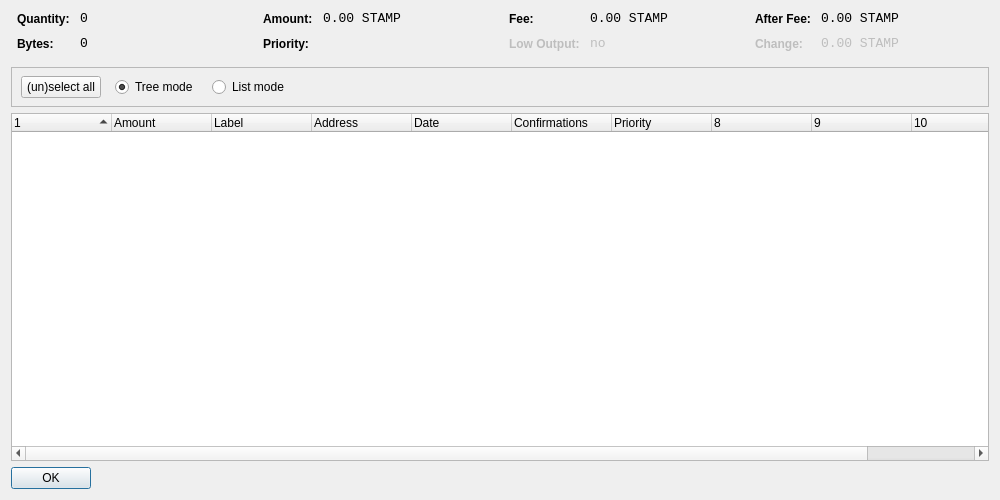
<?xml version="1.0" encoding="UTF-8"?>
<ui version="4.0">
 <class>CoinControlDialog</class>
 <widget class="QDialog" name="CoinControlDialog">
  <property name="geometry">
   <rect>
    <x>0</x>
    <y>0</y>
    <width>1000</width>
    <height>500</height>
   </rect>
  </property>
  <property name="windowTitle">
   <string>Coin Control</string>
  </property>
  <layout class="QVBoxLayout" name="verticalLayout">
   <item>
    <layout class="QHBoxLayout" name="horizontalLayoutTop" stretch="0,0,0,0">
     <property name="topMargin">
      <number>0</number>
     </property>
     <property name="bottomMargin">
      <number>10</number>
     </property>
     <item>
      <layout class="QFormLayout" name="formLayoutCoinControl1">
       <property name="horizontalSpacing">
        <number>10</number>
       </property>
       <property name="verticalSpacing">
        <number>10</number>
       </property>
       <property name="leftMargin">
        <number>6</number>
       </property>
       <property name="rightMargin">
        <number>6</number>
       </property>
       <item row="0" column="0">
        <widget class="QLabel" name="labelCoinControlQuantityText">
         <property name="styleSheet">
          <string notr="true">font-weight:bold;</string>
         </property>
         <property name="text">
          <string>Quantity:</string>
         </property>
        </widget>
       </item>
       <item row="0" column="1">
        <widget class="QLabel" name="labelCoinControlQuantity">
         <property name="font">
          <font>
           <family>Monospace</family>
           <pointsize>10</pointsize>
          </font>
         </property>
         <property name="cursor">
          <cursorShape>IBeamCursor</cursorShape>
         </property>
         <property name="contextMenuPolicy">
          <enum>Qt::ActionsContextMenu</enum>
         </property>
         <property name="text">
          <string notr="true">0</string>
         </property>
         <property name="textInteractionFlags">
          <set>Qt::LinksAccessibleByMouse|Qt::TextSelectableByKeyboard|Qt::TextSelectableByMouse</set>
         </property>
        </widget>
       </item>
       <item row="1" column="0">
        <widget class="QLabel" name="labelCoinControlBytesText">
         <property name="styleSheet">
          <string notr="true">font-weight:bold;</string>
         </property>
         <property name="text">
          <string>Bytes:</string>
         </property>
        </widget>
       </item>
       <item row="1" column="1">
        <widget class="QLabel" name="labelCoinControlBytes">
         <property name="font">
          <font>
           <family>Monospace</family>
           <pointsize>10</pointsize>
          </font>
         </property>
         <property name="cursor">
          <cursorShape>IBeamCursor</cursorShape>
         </property>
         <property name="contextMenuPolicy">
          <enum>Qt::ActionsContextMenu</enum>
         </property>
         <property name="text">
          <string notr="true">0</string>
         </property>
         <property name="textInteractionFlags">
          <set>Qt::LinksAccessibleByMouse|Qt::TextSelectableByKeyboard|Qt::TextSelectableByMouse</set>
         </property>
        </widget>
       </item>
      </layout>
     </item>
     <item>
      <layout class="QFormLayout" name="formLayoutCoinControl2">
       <property name="horizontalSpacing">
        <number>10</number>
       </property>
       <property name="verticalSpacing">
        <number>10</number>
       </property>
       <property name="leftMargin">
        <number>6</number>
       </property>
       <property name="rightMargin">
        <number>6</number>
       </property>
       <item row="0" column="0">
        <widget class="QLabel" name="labelCoinControlAmountText">
         <property name="styleSheet">
          <string notr="true">font-weight:bold;</string>
         </property>
         <property name="text">
          <string>Amount:</string>
         </property>
        </widget>
       </item>
       <item row="0" column="1">
        <widget class="QLabel" name="labelCoinControlAmount">
         <property name="font">
          <font>
           <family>Monospace</family>
           <pointsize>10</pointsize>
          </font>
         </property>
         <property name="cursor">
          <cursorShape>IBeamCursor</cursorShape>
         </property>
         <property name="contextMenuPolicy">
          <enum>Qt::ActionsContextMenu</enum>
         </property>
         <property name="text">
          <string notr="true">0.00 STAMP</string>
         </property>
         <property name="textInteractionFlags">
          <set>Qt::LinksAccessibleByMouse|Qt::TextSelectableByKeyboard|Qt::TextSelectableByMouse</set>
         </property>
        </widget>
       </item>
       <item row="1" column="0">
        <widget class="QLabel" name="labelCoinControlPriorityText">
         <property name="styleSheet">
          <string notr="true">font-weight:bold;</string>
         </property>
         <property name="text">
          <string>Priority:</string>
         </property>
        </widget>
       </item>
       <item row="1" column="1">
        <widget class="QLabel" name="labelCoinControlPriority">
         <property name="font">
          <font>
           <family>Monospace</family>
           <pointsize>10</pointsize>
          </font>
         </property>
         <property name="cursor">
          <cursorShape>IBeamCursor</cursorShape>
         </property>
         <property name="contextMenuPolicy">
          <enum>Qt::ActionsContextMenu</enum>
         </property>
         <property name="text">
          <string/>
         </property>
         <property name="textInteractionFlags">
          <set>Qt::LinksAccessibleByMouse|Qt::TextSelectableByKeyboard|Qt::TextSelectableByMouse</set>
         </property>
        </widget>
       </item>
      </layout>
     </item>
     <item>
      <layout class="QFormLayout" name="formLayoutCoinControl3">
       <property name="horizontalSpacing">
        <number>10</number>
       </property>
       <property name="verticalSpacing">
        <number>10</number>
       </property>
       <property name="leftMargin">
        <number>6</number>
       </property>
       <property name="rightMargin">
        <number>6</number>
       </property>
       <item row="0" column="0">
        <widget class="QLabel" name="labelCoinControlFeeText">
         <property name="styleSheet">
          <string notr="true">font-weight:bold;</string>
         </property>
         <property name="text">
          <string>Fee:</string>
         </property>
        </widget>
       </item>
       <item row="0" column="1">
        <widget class="QLabel" name="labelCoinControlFee">
         <property name="font">
          <font>
           <family>Monospace</family>
           <pointsize>10</pointsize>
          </font>
         </property>
         <property name="cursor">
          <cursorShape>IBeamCursor</cursorShape>
         </property>
         <property name="contextMenuPolicy">
          <enum>Qt::ActionsContextMenu</enum>
         </property>
         <property name="text">
          <string notr="true">0.00 STAMP</string>
         </property>
         <property name="textInteractionFlags">
          <set>Qt::LinksAccessibleByMouse|Qt::TextSelectableByKeyboard|Qt::TextSelectableByMouse</set>
         </property>
        </widget>
       </item>
       <item row="1" column="0">
        <widget class="QLabel" name="labelCoinControlLowOutputText">
         <property name="enabled">
          <bool>false</bool>
         </property>
         <property name="styleSheet">
          <string notr="true">font-weight:bold;</string>
         </property>
         <property name="text">
          <string>Low Output:</string>
         </property>
        </widget>
       </item>
       <item row="1" column="1">
        <widget class="QLabel" name="labelCoinControlLowOutput">
         <property name="enabled">
          <bool>false</bool>
         </property>
         <property name="font">
          <font>
           <family>Monospace</family>
           <pointsize>10</pointsize>
          </font>
         </property>
         <property name="cursor">
          <cursorShape>IBeamCursor</cursorShape>
         </property>
         <property name="contextMenuPolicy">
          <enum>Qt::ActionsContextMenu</enum>
         </property>
         <property name="text">
          <string notr="true">no</string>
         </property>
         <property name="textInteractionFlags">
          <set>Qt::LinksAccessibleByMouse|Qt::TextSelectableByKeyboard|Qt::TextSelectableByMouse</set>
         </property>
        </widget>
       </item>
      </layout>
     </item>
     <item>
      <layout class="QFormLayout" name="formLayoutCoinControl4">
       <property name="horizontalSpacing">
        <number>10</number>
       </property>
       <property name="verticalSpacing">
        <number>10</number>
       </property>
       <property name="leftMargin">
        <number>6</number>
       </property>
       <property name="rightMargin">
        <number>6</number>
       </property>
       <item row="0" column="0">
        <widget class="QLabel" name="labelCoinControlAfterFeeText">
         <property name="styleSheet">
          <string notr="true">font-weight:bold;</string>
         </property>
         <property name="text">
          <string>After Fee:</string>
         </property>
        </widget>
       </item>
       <item row="0" column="1">
        <widget class="QLabel" name="labelCoinControlAfterFee">
         <property name="font">
          <font>
           <family>Monospace</family>
           <pointsize>10</pointsize>
          </font>
         </property>
         <property name="cursor">
          <cursorShape>IBeamCursor</cursorShape>
         </property>
         <property name="contextMenuPolicy">
          <enum>Qt::ActionsContextMenu</enum>
         </property>
         <property name="text">
          <string notr="true">0.00 STAMP</string>
         </property>
         <property name="textInteractionFlags">
          <set>Qt::LinksAccessibleByMouse|Qt::TextSelectableByKeyboard|Qt::TextSelectableByMouse</set>
         </property>
        </widget>
       </item>
       <item row="1" column="0">
        <widget class="QLabel" name="labelCoinControlChangeText">
         <property name="enabled">
          <bool>false</bool>
         </property>
         <property name="styleSheet">
          <string notr="true">font-weight:bold;</string>
         </property>
         <property name="text">
          <string>Change:</string>
         </property>
        </widget>
       </item>
       <item row="1" column="1">
        <widget class="QLabel" name="labelCoinControlChange">
         <property name="enabled">
          <bool>false</bool>
         </property>
         <property name="font">
          <font>
           <family>Monospace</family>
           <pointsize>10</pointsize>
          </font>
         </property>
         <property name="cursor">
          <cursorShape>IBeamCursor</cursorShape>
         </property>
         <property name="contextMenuPolicy">
          <enum>Qt::ActionsContextMenu</enum>
         </property>
         <property name="text">
          <string notr="true">0.00 STAMP</string>
         </property>
         <property name="textInteractionFlags">
          <set>Qt::LinksAccessibleByMouse|Qt::TextSelectableByKeyboard|Qt::TextSelectableByMouse</set>
         </property>
        </widget>
       </item>
      </layout>
     </item>
    </layout>
   </item>
   <item>
    <widget class="QFrame" name="frame">
     <property name="minimumSize">
      <size>
       <width>0</width>
       <height>40</height>
      </size>
     </property>
     <property name="frameShape">
      <enum>QFrame::StyledPanel</enum>
     </property>
     <property name="frameShadow">
      <enum>QFrame::Sunken</enum>
     </property>
     <widget class="QWidget" name="horizontalLayoutWidget">
      <property name="geometry">
       <rect>
        <x>10</x>
        <y>0</y>
        <width>781</width>
        <height>41</height>
       </rect>
      </property>
      <layout class="QHBoxLayout" name="horizontalLayoutPanel" stretch="0,0,0,0,0">
       <property name="spacing">
        <number>14</number>
       </property>
       <item>
        <widget class="QPushButton" name="pushButtonSelectAll">
         <property name="sizePolicy">
          <sizepolicy hsizetype="Maximum" vsizetype="Fixed">
           <horstretch>0</horstretch>
           <verstretch>0</verstretch>
          </sizepolicy>
         </property>
         <property name="text">
          <string>(un)select all</string>
         </property>
        </widget>
       </item>
       <item>
        <widget class="QRadioButton" name="radioTreeMode">
         <property name="sizePolicy">
          <sizepolicy hsizetype="Maximum" vsizetype="Fixed">
           <horstretch>0</horstretch>
           <verstretch>0</verstretch>
          </sizepolicy>
         </property>
         <property name="text">
          <string>Tree mode</string>
         </property>
         <property name="checked">
          <bool>true</bool>
         </property>
        </widget>
       </item>
       <item>
        <widget class="QRadioButton" name="radioListMode">
         <property name="sizePolicy">
          <sizepolicy hsizetype="Maximum" vsizetype="Fixed">
           <horstretch>0</horstretch>
           <verstretch>0</verstretch>
          </sizepolicy>
         </property>
         <property name="text">
          <string>List mode</string>
         </property>
        </widget>
       </item>
       <item>
        <spacer name="horizontalSpacer">
         <property name="orientation">
          <enum>Qt::Horizontal</enum>
         </property>
         <property name="sizeHint" stdset="0">
          <size>
           <width>40</width>
           <height>20</height>
          </size>
         </property>
        </spacer>
       </item>
      </layout>
     </widget>
    </widget>
   </item>
   <item>
    <widget class="CoinControlTreeWidget" name="treeWidget">
     <property name="contextMenuPolicy">
      <enum>Qt::CustomContextMenu</enum>
     </property>
     <property name="sortingEnabled">
      <bool>false</bool>
     </property>
     <property name="columnCount">
      <number>11</number>
     </property>
     <attribute name="headerShowSortIndicator" stdset="0">
      <bool>true</bool>
     </attribute>
     <attribute name="headerStretchLastSection">
      <bool>false</bool>
     </attribute>
     <column>
      <property name="text">
       <string/>
      </property>
     </column>
     <column>
      <property name="text">
       <string>Amount</string>
      </property>
     </column>
     <column>
      <property name="text">
       <string>Label</string>
      </property>
     </column>
     <column>
      <property name="text">
       <string>Address</string>
      </property>
     </column>
     <column>
      <property name="text">
       <string>Date</string>
      </property>
     </column>
     <column>
      <property name="text">
       <string>Confirmations</string>
      </property>
      <property name="toolTip">
       <string>Confirmed</string>
      </property>
     </column>
     <column>
      <property name="text">
       <string>Priority</string>
      </property>
     </column>
     <column>
      <property name="text">
       <string/>
      </property>
     </column>
     <column>
      <property name="text">
       <string/>
      </property>
     </column>
     <column>
      <property name="text">
       <string/>
      </property>
     </column>
     <column>
      <property name="text">
       <string/>
      </property>
     </column>
    </widget>
   </item>
   <item>
    <widget class="QDialogButtonBox" name="buttonBox">
     <property name="sizePolicy">
      <sizepolicy hsizetype="Maximum" vsizetype="Fixed">
       <horstretch>0</horstretch>
       <verstretch>0</verstretch>
      </sizepolicy>
     </property>
     <property name="orientation">
      <enum>Qt::Horizontal</enum>
     </property>
     <property name="standardButtons">
      <set>QDialogButtonBox::Ok</set>
     </property>
    </widget>
   </item>
  </layout>
 </widget>
 <customwidgets>
  <customwidget>
   <class>CoinControlTreeWidget</class>
   <extends>QTreeWidget</extends>
   <header>coincontroltreewidget.h</header>
  </customwidget>
 </customwidgets>
 <resources/>
 <connections/>
</ui>
